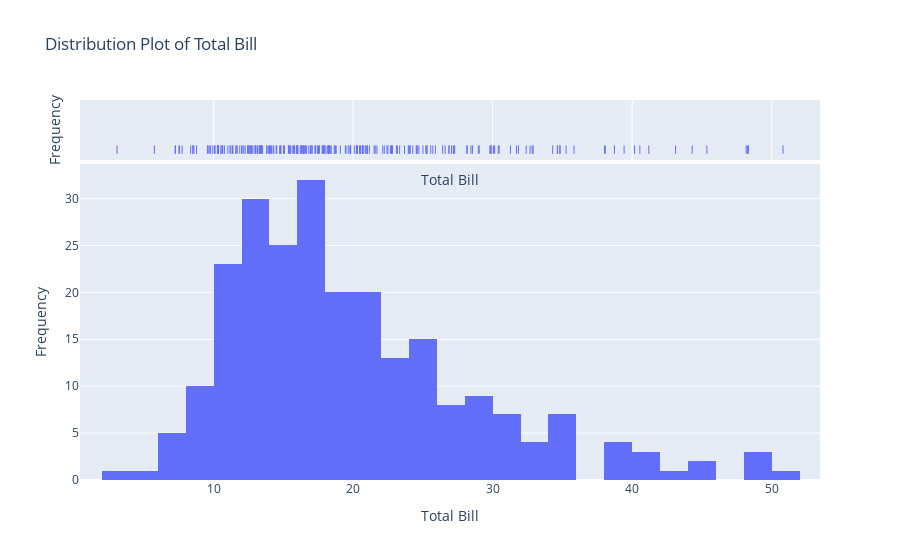

Notebook cell for this chart:
### Markdown cell above
"Distplot" is commonly used to plot the distribution of univariate (single variable) datasets. It combined a histogram with a kernel density estimation (KDE) plot and, optionally, rug plots by default.

Plotly Express did not have a direct equivalent function named "distplot".

### Code cell
import plotly.express as px
import seaborn as sns

# Load sample data (for example purposes)
tips_data = sns.load_dataset('tips')

# Create a distribution plot using Plotly Express - Histogram
fig = px.histogram(tips_data, x='total_bill', marginal='rug', title='Distribution Plot of Total Bill')
fig.update_xaxes(title='Total Bill')
fig.update_yaxes(title='Frequency')

# Show the plot
fig.show()

### Figure 1 — Plotly figure (JSON) as saved in the notebook; plotly's stock layout.template omitted (floating-point values rounded to 4 significant figures; data arrays with more than 128 entries replaced by an {"elided": "..."} marker saying what was removed)
{"data": [{"alignmentgroup": "True", "bingroup": "x", "hovertemplate": "total_bill=%{x}<br>count=%{y}<extra></extra>", "legendgroup": "", "marker": {"color": "#636efa", "pattern": {"shape": ""}}, "name": "", "offsetgroup": "", "orientation": "v", "showlegend": false, "type": "histogram", "x": {"elided": "244 float values"}, "xaxis": "x", "yaxis": "y"}, {"alignmentgroup": "True", "boxpoints": "all", "fillcolor": "rgba(255,255,255,0)", "hoveron": "points", "hovertemplate": "total_bill=%{x}<extra></extra>", "jitter": 0, "legendgroup": "", "line": {"color": "rgba(255,255,255,0)"}, "marker": {"color": "#636efa", "symbol": "line-ns-open"}, "name": "", "offsetgroup": "", "showlegend": false, "type": "box", "x": {"elided": "244 float values"}, "xaxis": "x2", "yaxis": "y2"}], "layout": {"autosize": true, "barmode": "relative", "legend": {"tracegroupgap": 0}, "title": {"text": "Distribution Plot of Total Bill"}, "xaxis": {"anchor": "y", "autorange": true, "domain": [0, 1], "range": [0.4178, 53.46], "title": {"text": "Total Bill"}, "type": "linear"}, "xaxis2": {"anchor": "y2", "autorange": true, "domain": [0, 1], "matches": "x", "range": [0.4178, 53.46], "showgrid": true, "showticklabels": false, "title": {"text": "Total Bill"}, "type": "linear"}, "yaxis": {"anchor": "x", "autorange": true, "domain": [0, 0.8316], "range": [0, 33.68], "title": {"text": "Frequency"}}, "yaxis2": {"anchor": "x2", "autorange": true, "domain": [0.8416, 1], "matches": "y2", "range": [-0.6176, 0.5], "showgrid": false, "showline": false, "showticklabels": false, "ticks": "", "title": {"text": "Frequency"}, "type": "category"}}}
